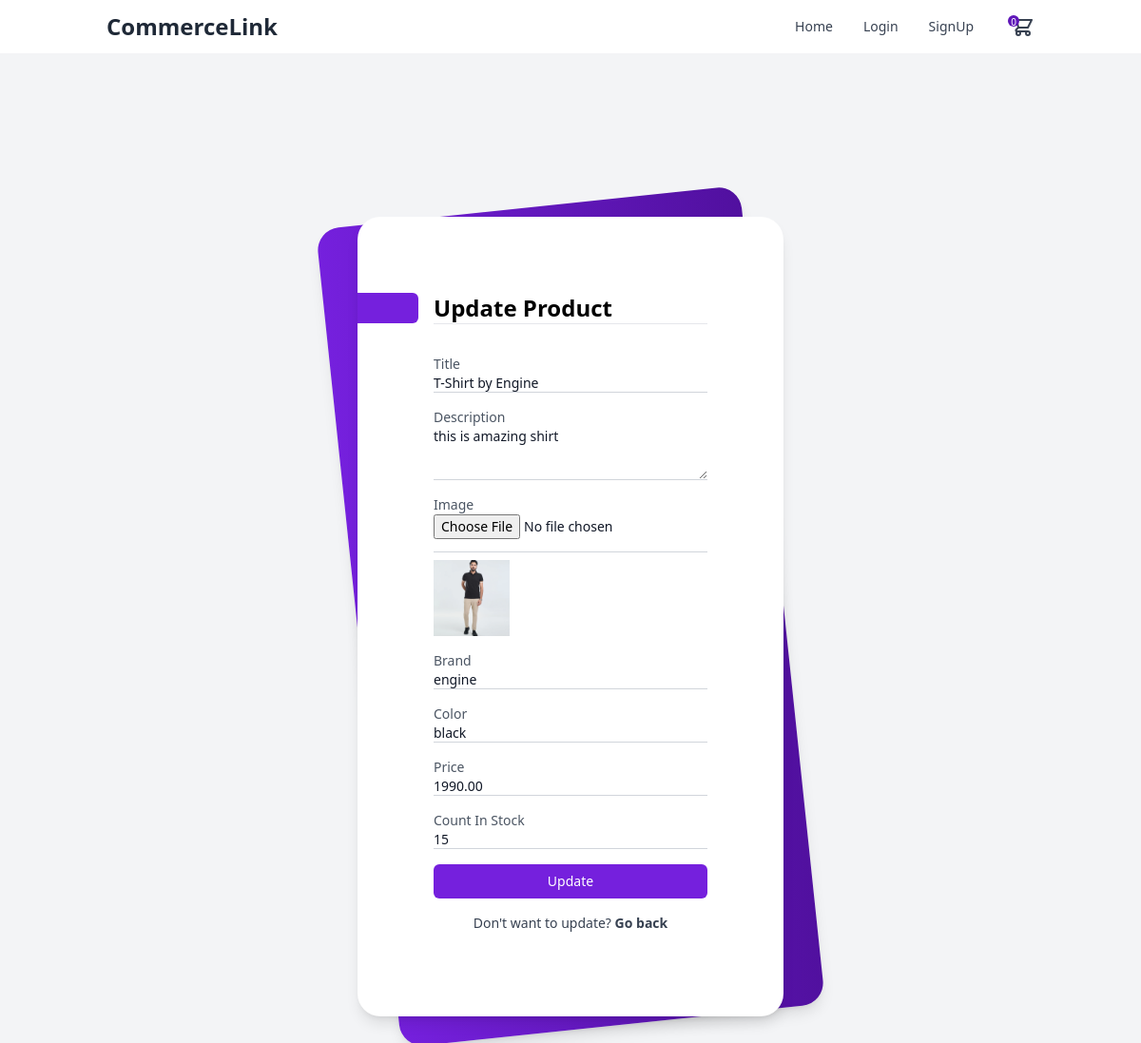
The app's page /update_product/4/ with its own data.
### products/models.py (models this page shows, shortened)
class Product(models.Model):
    author                  = models.ForeignKey(CustomUser, null=True, on_delete=models.CASCADE)
    title                   = models.CharField(max_length=100)
    description             = models.TextField()
    image                   = models.ImageField(upload_to='products/')
    brand                   = models.CharField(max_length=20)
    color                   = models.CharField(max_length=200)
    price                   = models.DecimalField(default=0, max_digits=7, decimal_places=2)
    countInStock            = models.IntegerField(default=0)
    created_at              = models.DateTimeField(auto_now_add=True)
    is_active               = models.BooleanField(default=True)

### products/views.py (the view, shortened to what this page needs)
# urls.py: path('update_product/<int:product_id>/', update_product, name='update_product'),
def update_product(request, product_id):
    if request.user.is_authenticated and request.user.role == 'buyer':
        return redirect('home')
    product = get_object_or_404(Product, id=product_id)
    context = {'product': product }
    return render(request, 'products/update_product.html', context)

### products/context_processors.py (called while the page is built, shortened)
def cart_summary(request):
    cart = request.session.get('cart', {})
    total_quantity = sum(cart.values())
    return {'cart_qty': total_quantity}

def store_context(request):
    store = None
    return {'store': store}

### products/templates/products/update_product.html (shortened to what this page needs)
{% extends 'base.html' %}
{% block content %}
<div class="min-h-screen bg-gray-100 py-6 flex flex-col justify-center sm:py-12">
  <div class="relative py-3 sm:max-w-xl sm:mx-auto">
    <div class="relative px-4 py-10 bg-white shadow-lg sm:rounded-3xl sm:pt-20 sm:px-20 ">
      <div class="max-w-md mx-auto">
        <div>
          <h1
            class="text-2xl relative font-semibold after:absolute after:content-[''] after:h-full after:w-16 after:bg-[#7520DD] after:-left-20 after:top-0 after:rounded-r-md">
            Update Product</h1>
        </div>
        <form method="post" enctype="multipart/form-data" class="divide-y divide-gray-200">
          <div class="py-8 text-base leading-6 space-y-4 text-gray-700 sm:text-lg sm:leading-7">
            <div class="relative">
              <label for="title" class="block text-sm text-gray-600">Title</label>
              <input id="title" name="title" type="text" required
                class="text-sm peer placeholder-transparent h-5 w-72 border-b border-gray-300 text-gray-900 focus:outline-none focus:border-rose-600"
                value="{{ product.title }}" />
            </div>
            <div class="relative">
              <label for="description" class="block text-sm text-gray-600">Description</label>
              <textarea id="description" name="description" required
                class="text-sm peer placeholder-transparent h-14 w-72 border-b border-gray-300 text-gray-900 focus:outline-none focus:border-rose-600">{{ product.description }}</textarea>
            </div>
            <div class="relative">
              <label for="image" class="block text-sm text-gray-600">Image</label>
              <input id="image" name="image" type="file"
                class="text-sm peer placeholder-transparent h-10 w-72 border-b border-gray-300 text-gray-900 focus:outline-none focus:border-rose-600" />
              {% if product.image %}
              <img src="{{ product.image.url }}" alt="{{product.title}}" class="mt-2 w-20 h-20 object-cover">
              {% endif %}
            </div>
            <div class="relative">
              <label for="brand" class="block text-sm text-gray-600">Brand</label>
              <input id="brand" name="brand" type="text" required
                class="text-sm peer placeholder-transparent h-5 w-72 border-b border-gray-300 text-gray-900 focus:outline-none focus:border-rose-600"
                value="{{ product.brand }}" />
            </div>
            <div class="relative">
              <label for="color" class="block text-sm text-gray-600">Color</label>
              <input id="color" name="color" type="text" required
                class="text-sm peer placeholder-transparent h-5 w-72 border-b border-gray-300 text-gray-900 focus:outline-none focus:border-rose-600"
                value="{{ product.color }}" />
            </div>
            <div class="relative">
              <label for="price" class="block text-sm text-gray-600">Price</label>
              <input id="price" name="price" type="number" step="0.01" required
                class="text-sm peer placeholder-transparent h-5 w-72 border-b border-gray-300 text-gray-900 focus:outline-none focus:border-rose-600"
                value="{{ product.price }}" />
            </div>
            <div class="relative">
              <label for="countInStock" class="block text-sm text-gray-600">Count In Stock</label>
              <input id="countInStock" name="countInStock" type="number" required
                class="text-sm peer placeholder-transparent h-5 w-72 border-b border-gray-300 text-gray-900 focus:outline-none focus:border-rose-600"
                value="{{ product.countInStock }}" />
            </div>
            <div class="relative">
              <button type="submit"
                class="bg-[#7520DD] text-white text-sm hover:opacity-90 rounded-md px-3.5 py-2 w-full">Update</button>
            </div>
            <p class="text-sm text-center">Don't want to update? <a class="font-bold"
                href="{% url 'products_by_user' user_id=request.user.id %}">Go back</a></p>
          </div>
        </form>
      </div>
    </div>
  </div>
</div>
{% endblock %}

### records on screen
Product: title "T-Shirt by Engine", description "this is amazing shirt", image (picture), brand "engine", color "black", price "1990.00", countInStock "15"

### other values on screen
{{ cart_qty }} "0"
